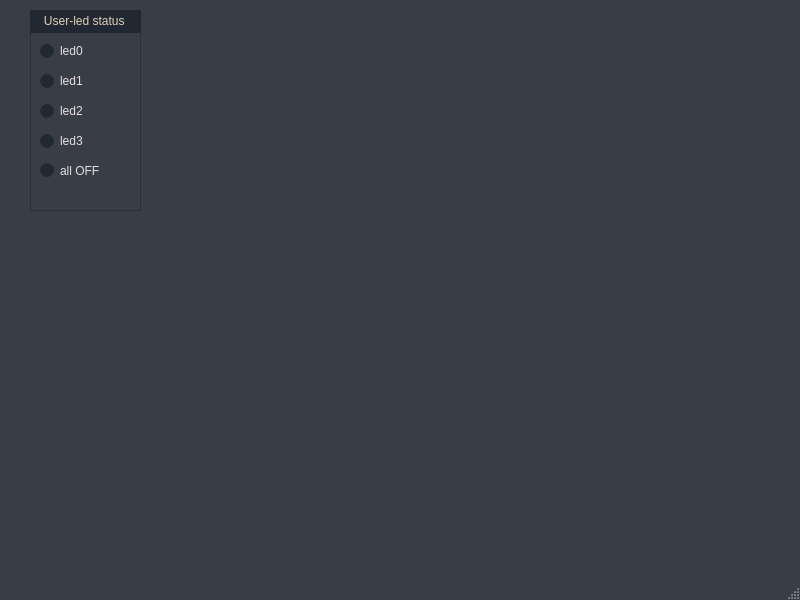
<?xml version="1.0" encoding="UTF-8"?>
<ui version="4.0">
 <class>MainWindow</class>
 <widget class="QMainWindow" name="MainWindow">
  <property name="geometry">
   <rect>
    <x>0</x>
    <y>0</y>
    <width>800</width>
    <height>600</height>
   </rect>
  </property>
  <property name="palette">
   <palette>
    <active>
     <colorrole role="WindowText">
      <brush brushstyle="SolidPattern">
       <color alpha="255">
        <red>230</red>
        <green>223</green>
        <blue>225</blue>
       </color>
      </brush>
     </colorrole>
     <colorrole role="Button">
      <brush brushstyle="SolidPattern">
       <color alpha="255">
        <red>223</red>
        <green>208</green>
        <blue>184</blue>
       </color>
      </brush>
     </colorrole>
     <colorrole role="Light">
      <brush brushstyle="SolidPattern">
       <color alpha="255">
        <red>255</red>
        <green>255</green>
        <blue>255</blue>
       </color>
      </brush>
     </colorrole>
     <colorrole role="Midlight">
      <brush brushstyle="SolidPattern">
       <color alpha="255">
        <red>255</red>
        <green>255</green>
        <blue>255</blue>
       </color>
      </brush>
     </colorrole>
     <colorrole role="Dark">
      <brush brushstyle="SolidPattern">
       <color alpha="255">
        <red>68</red>
        <green>68</green>
        <blue>68</blue>
       </color>
      </brush>
     </colorrole>
     <colorrole role="Mid">
      <brush brushstyle="SolidPattern">
       <color alpha="255">
        <red>158</red>
        <green>158</green>
        <blue>158</blue>
       </color>
      </brush>
     </colorrole>
     <colorrole role="Text">
      <brush brushstyle="SolidPattern">
       <color alpha="255">
        <red>223</red>
        <green>208</green>
        <blue>184</blue>
       </color>
      </brush>
     </colorrole>
     <colorrole role="BrightText">
      <brush brushstyle="SolidPattern">
       <color alpha="255">
        <red>49</red>
        <green>12</green>
        <blue>3</blue>
       </color>
      </brush>
     </colorrole>
     <colorrole role="Base">
      <brush brushstyle="SolidPattern">
       <color alpha="255">
        <red>34</red>
        <green>40</green>
        <blue>49</blue>
       </color>
      </brush>
     </colorrole>
     <colorrole role="Window">
      <brush brushstyle="SolidPattern">
       <color alpha="255">
        <red>57</red>
        <green>62</green>
        <blue>70</blue>
       </color>
      </brush>
     </colorrole>
     <colorrole role="Highlight">
      <brush brushstyle="SolidPattern">
       <color alpha="255">
        <red>148</red>
        <green>137</green>
        <blue>121</blue>
       </color>
      </brush>
     </colorrole>
     <colorrole role="Link">
      <brush brushstyle="SolidPattern">
       <color alpha="255">
        <red>134</red>
        <green>176</green>
        <blue>189</blue>
       </color>
      </brush>
     </colorrole>
     <colorrole role="LinkVisited">
      <brush brushstyle="SolidPattern">
       <color alpha="255">
        <red>209</red>
        <green>211</green>
        <blue>212</blue>
       </color>
      </brush>
     </colorrole>
     <colorrole role="AlternateBase">
      <brush brushstyle="SolidPattern">
       <color alpha="255">
        <red>34</red>
        <green>40</green>
        <blue>49</blue>
       </color>
      </brush>
     </colorrole>
     <colorrole role="ToolTipText">
      <brush brushstyle="SolidPattern">
       <color alpha="255">
        <red>0</red>
        <green>0</green>
        <blue>0</blue>
       </color>
      </brush>
     </colorrole>
    </active>
    <inactive>
     <colorrole role="WindowText">
      <brush brushstyle="SolidPattern">
       <color alpha="255">
        <red>230</red>
        <green>223</green>
        <blue>225</blue>
       </color>
      </brush>
     </colorrole>
     <colorrole role="Button">
      <brush brushstyle="SolidPattern">
       <color alpha="255">
        <red>223</red>
        <green>208</green>
        <blue>184</blue>
       </color>
      </brush>
     </colorrole>
     <colorrole role="Light">
      <brush brushstyle="SolidPattern">
       <color alpha="255">
        <red>255</red>
        <green>255</green>
        <blue>255</blue>
       </color>
      </brush>
     </colorrole>
     <colorrole role="Midlight">
      <brush brushstyle="SolidPattern">
       <color alpha="255">
        <red>255</red>
        <green>255</green>
        <blue>255</blue>
       </color>
      </brush>
     </colorrole>
     <colorrole role="Dark">
      <brush brushstyle="SolidPattern">
       <color alpha="255">
        <red>68</red>
        <green>68</green>
        <blue>68</blue>
       </color>
      </brush>
     </colorrole>
     <colorrole role="Mid">
      <brush brushstyle="SolidPattern">
       <color alpha="255">
        <red>158</red>
        <green>158</green>
        <blue>158</blue>
       </color>
      </brush>
     </colorrole>
     <colorrole role="Text">
      <brush brushstyle="SolidPattern">
       <color alpha="255">
        <red>223</red>
        <green>208</green>
        <blue>184</blue>
       </color>
      </brush>
     </colorrole>
     <colorrole role="BrightText">
      <brush brushstyle="SolidPattern">
       <color alpha="255">
        <red>49</red>
        <green>12</green>
        <blue>3</blue>
       </color>
      </brush>
     </colorrole>
     <colorrole role="Base">
      <brush brushstyle="SolidPattern">
       <color alpha="255">
        <red>34</red>
        <green>40</green>
        <blue>49</blue>
       </color>
      </brush>
     </colorrole>
     <colorrole role="Window">
      <brush brushstyle="SolidPattern">
       <color alpha="255">
        <red>57</red>
        <green>62</green>
        <blue>70</blue>
       </color>
      </brush>
     </colorrole>
     <colorrole role="Highlight">
      <brush brushstyle="SolidPattern">
       <color alpha="255">
        <red>148</red>
        <green>137</green>
        <blue>121</blue>
       </color>
      </brush>
     </colorrole>
     <colorrole role="Link">
      <brush brushstyle="SolidPattern">
       <color alpha="255">
        <red>134</red>
        <green>176</green>
        <blue>189</blue>
       </color>
      </brush>
     </colorrole>
     <colorrole role="LinkVisited">
      <brush brushstyle="SolidPattern">
       <color alpha="255">
        <red>209</red>
        <green>211</green>
        <blue>212</blue>
       </color>
      </brush>
     </colorrole>
     <colorrole role="AlternateBase">
      <brush brushstyle="SolidPattern">
       <color alpha="255">
        <red>34</red>
        <green>40</green>
        <blue>49</blue>
       </color>
      </brush>
     </colorrole>
     <colorrole role="ToolTipText">
      <brush brushstyle="SolidPattern">
       <color alpha="255">
        <red>0</red>
        <green>0</green>
        <blue>0</blue>
       </color>
      </brush>
     </colorrole>
    </inactive>
    <disabled>
     <colorrole role="WindowText">
      <brush brushstyle="SolidPattern">
       <color alpha="255">
        <red>68</red>
        <green>68</green>
        <blue>68</blue>
       </color>
      </brush>
     </colorrole>
     <colorrole role="Button">
      <brush brushstyle="SolidPattern">
       <color alpha="255">
        <red>223</red>
        <green>208</green>
        <blue>184</blue>
       </color>
      </brush>
     </colorrole>
     <colorrole role="Light">
      <brush brushstyle="SolidPattern">
       <color alpha="255">
        <red>255</red>
        <green>255</green>
        <blue>255</blue>
       </color>
      </brush>
     </colorrole>
     <colorrole role="Midlight">
      <brush brushstyle="SolidPattern">
       <color alpha="255">
        <red>255</red>
        <green>255</green>
        <blue>255</blue>
       </color>
      </brush>
     </colorrole>
     <colorrole role="Dark">
      <brush brushstyle="SolidPattern">
       <color alpha="255">
        <red>68</red>
        <green>68</green>
        <blue>68</blue>
       </color>
      </brush>
     </colorrole>
     <colorrole role="Mid">
      <brush brushstyle="SolidPattern">
       <color alpha="255">
        <red>158</red>
        <green>158</green>
        <blue>158</blue>
       </color>
      </brush>
     </colorrole>
     <colorrole role="Text">
      <brush brushstyle="SolidPattern">
       <color alpha="255">
        <red>68</red>
        <green>68</green>
        <blue>68</blue>
       </color>
      </brush>
     </colorrole>
     <colorrole role="BrightText">
      <brush brushstyle="SolidPattern">
       <color alpha="255">
        <red>49</red>
        <green>12</green>
        <blue>3</blue>
       </color>
      </brush>
     </colorrole>
     <colorrole role="ButtonText">
      <brush brushstyle="SolidPattern">
       <color alpha="255">
        <red>68</red>
        <green>68</green>
        <blue>68</blue>
       </color>
      </brush>
     </colorrole>
     <colorrole role="Base">
      <brush brushstyle="SolidPattern">
       <color alpha="255">
        <red>57</red>
        <green>62</green>
        <blue>70</blue>
       </color>
      </brush>
     </colorrole>
     <colorrole role="Window">
      <brush brushstyle="SolidPattern">
       <color alpha="255">
        <red>57</red>
        <green>62</green>
        <blue>70</blue>
       </color>
      </brush>
     </colorrole>
     <colorrole role="Link">
      <brush brushstyle="SolidPattern">
       <color alpha="255">
        <red>134</red>
        <green>176</green>
        <blue>189</blue>
       </color>
      </brush>
     </colorrole>
     <colorrole role="LinkVisited">
      <brush brushstyle="SolidPattern">
       <color alpha="255">
        <red>209</red>
        <green>211</green>
        <blue>212</blue>
       </color>
      </brush>
     </colorrole>
     <colorrole role="AlternateBase">
      <brush brushstyle="SolidPattern">
       <color alpha="255">
        <red>34</red>
        <green>40</green>
        <blue>49</blue>
       </color>
      </brush>
     </colorrole>
     <colorrole role="ToolTipText">
      <brush brushstyle="SolidPattern">
       <color alpha="255">
        <red>0</red>
        <green>0</green>
        <blue>0</blue>
       </color>
      </brush>
     </colorrole>
    </disabled>
   </palette>
  </property>
  <property name="mouseTracking">
   <bool>false</bool>
  </property>
  <property name="windowTitle">
   <string>MainWindow</string>
  </property>
  <property name="autoFillBackground">
   <bool>false</bool>
  </property>
  <widget class="QWidget" name="centralwidget">
   <widget class="QFrame" name="frame">
    <property name="geometry">
     <rect>
      <x>30</x>
      <y>30</y>
      <width>111</width>
      <height>181</height>
     </rect>
    </property>
    <property name="frameShape">
     <enum>QFrame::StyledPanel</enum>
    </property>
    <property name="frameShadow">
     <enum>QFrame::Raised</enum>
    </property>
    <widget class="QRadioButton" name="led0_tick">
     <property name="geometry">
      <rect>
       <x>10</x>
       <y>10</y>
       <width>95</width>
       <height>22</height>
      </rect>
     </property>
     <property name="text">
      <string>led0</string>
     </property>
    </widget>
    <widget class="QRadioButton" name="led1_tick">
     <property name="geometry">
      <rect>
       <x>10</x>
       <y>40</y>
       <width>95</width>
       <height>22</height>
      </rect>
     </property>
     <property name="text">
      <string>led1</string>
     </property>
    </widget>
    <widget class="QRadioButton" name="led2_tick">
     <property name="geometry">
      <rect>
       <x>10</x>
       <y>70</y>
       <width>95</width>
       <height>22</height>
      </rect>
     </property>
     <property name="text">
      <string>led2</string>
     </property>
    </widget>
    <widget class="QRadioButton" name="led3_tick">
     <property name="geometry">
      <rect>
       <x>10</x>
       <y>100</y>
       <width>95</width>
       <height>22</height>
      </rect>
     </property>
     <property name="text">
      <string>led3</string>
     </property>
    </widget>
    <widget class="QRadioButton" name="led3_tick_2">
     <property name="geometry">
      <rect>
       <x>10</x>
       <y>130</y>
       <width>95</width>
       <height>21</height>
      </rect>
     </property>
     <property name="text">
      <string>all OFF</string>
     </property>
    </widget>
   </widget>
   <widget class="QPlainTextEdit" name="plainTextEdit">
    <property name="enabled">
     <bool>true</bool>
    </property>
    <property name="geometry">
     <rect>
      <x>30</x>
      <y>10</y>
      <width>111</width>
      <height>23</height>
     </rect>
    </property>
    <property name="frameShape">
     <enum>QFrame::NoFrame</enum>
    </property>
    <property name="verticalScrollBarPolicy">
     <enum>Qt::ScrollBarAlwaysOff</enum>
    </property>
    <property name="tabChangesFocus">
     <bool>false</bool>
    </property>
    <property name="lineWrapMode">
     <enum>QPlainTextEdit::WidgetWidth</enum>
    </property>
    <property name="readOnly">
     <bool>true</bool>
    </property>
    <property name="plainText">
     <string>   User-led status
</string>
    </property>
    <property name="tabStopDistance">
     <double>80.000000000000000</double>
    </property>
    <property name="cursorWidth">
     <number>1</number>
    </property>
    <property name="textInteractionFlags">
     <set>Qt::NoTextInteraction</set>
    </property>
    <property name="backgroundVisible">
     <bool>false</bool>
    </property>
    <property name="centerOnScroll">
     <bool>false</bool>
    </property>
   </widget>
  </widget>
  <widget class="QMenuBar" name="menubar">
   <property name="geometry">
    <rect>
     <x>0</x>
     <y>0</y>
     <width>800</width>
     <height>22</height>
    </rect>
   </property>
  </widget>
  <widget class="QStatusBar" name="statusbar"/>
 </widget>
 <resources/>
 <connections/>
</ui>
